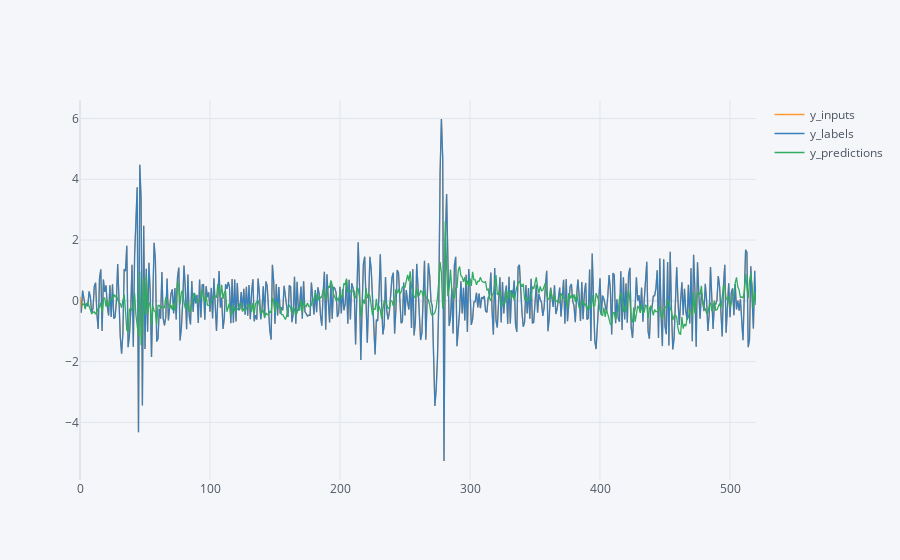

The cell this chart's notebook holds for it:
### Code cell
full_window.iplot(linear, plot_col=target_series_name)

### Figure 1 — Plotly figure (JSON) as saved in the notebook; plotly's stock layout.template omitted (floating-point values rounded to 4 significant figures; data arrays with more than 128 entries replaced by an {"elided": "..."} marker saying what was removed)
{"data": [{"line": {"color": "rgba(255, 153, 51, 1.0)", "dash": "solid", "shape": "linear", "width": 1.3}, "mode": "lines", "name": "y_inputs", "text": "", "type": "scatter", "x": {"elided": "521 int values"}, "y": {"elided": "521 mixed values"}}, {"line": {"color": "rgba(55, 128, 191, 1.0)", "dash": "solid", "shape": "linear", "width": 1.3}, "mode": "lines", "name": "y_labels", "text": "", "type": "scatter", "x": {"elided": "521 int values"}, "y": {"elided": "521 mixed values"}}, {"line": {"color": "rgba(50, 171, 96, 1.0)", "dash": "solid", "shape": "linear", "width": 1.3}, "mode": "lines", "name": "y_predictions", "text": "", "type": "scatter", "x": {"elided": "521 int values"}, "y": {"elided": "521 mixed values"}}], "layout": {"legend": {"bgcolor": "#F5F6F9", "font": {"color": "#4D5663"}}, "paper_bgcolor": "#F5F6F9", "plot_bgcolor": "#F5F6F9", "title": {"font": {"color": "#4D5663"}}, "xaxis": {"gridcolor": "#E1E5ED", "showgrid": true, "tickfont": {"color": "#4D5663"}, "title": {"font": {"color": "#4D5663"}, "text": ""}, "zerolinecolor": "#E1E5ED"}, "yaxis": {"gridcolor": "#E1E5ED", "showgrid": true, "tickfont": {"color": "#4D5663"}, "title": {"font": {"color": "#4D5663"}, "text": ""}, "zerolinecolor": "#E1E5ED"}}}
